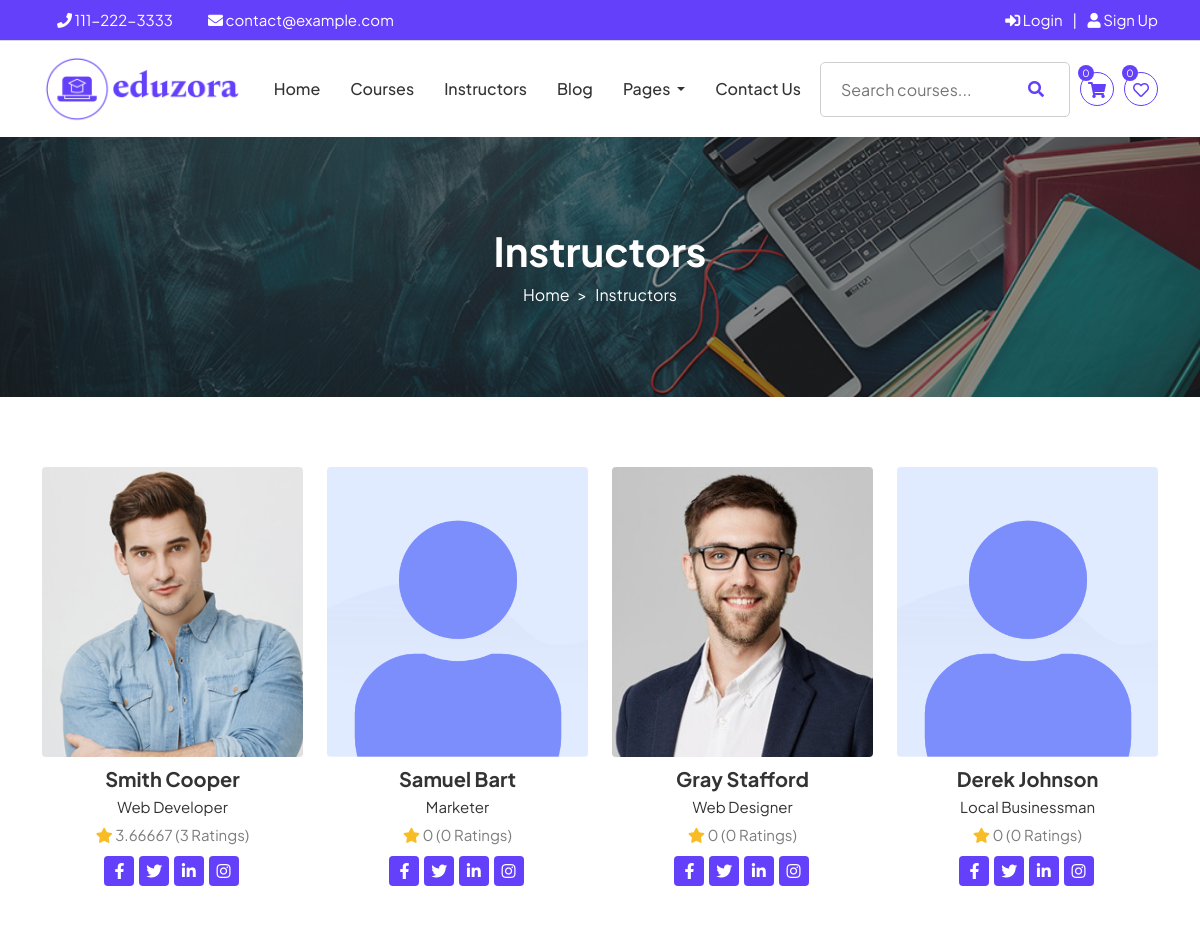
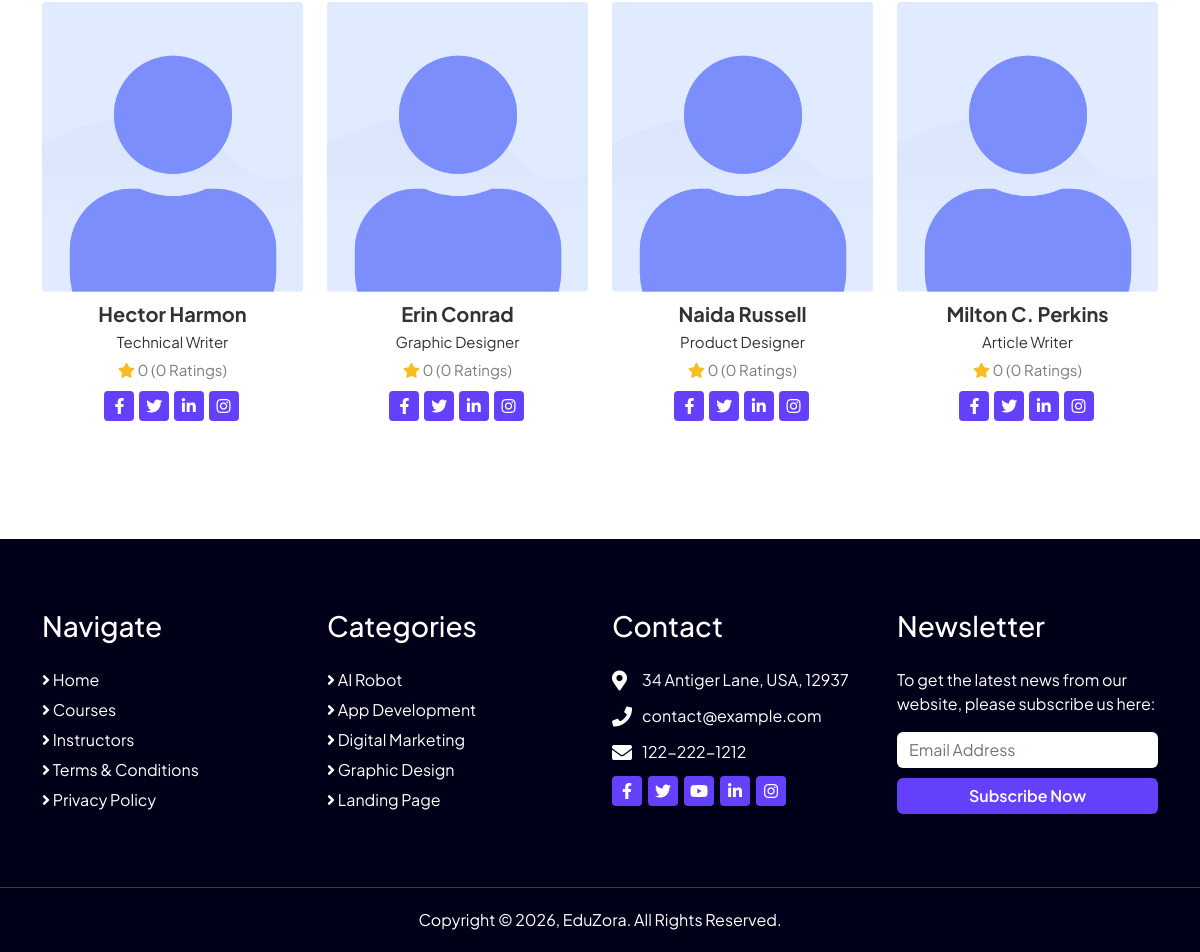
The app's page /eduzora_lms_final_project/instructors with its own data (2 pictures, top to bottom).
### tables this page shows
CREATE TABLE `settings` (
  `id` int NOT NULL,
  `sales_commission` int NOT NULL,
  `minimum_withdraw_amount` int NOT NULL,
  `withdraw_fee` int NOT NULL,
  `logo` text NOT NULL,
  `favicon` text NOT NULL
);

CREATE TABLE `instructors` (
  `id` int NOT NULL,
  `name` varchar(50) NOT NULL,
  `designation` varchar(100) NOT NULL,
  `email` varchar(50) NOT NULL,
  `photo` varchar(100) DEFAULT NULL,
  `password` varchar(150) NOT NULL,
  `phone` varchar(20) DEFAULT NULL,
  `address` varchar(255) DEFAULT NULL,
  `country` varchar(50) DEFAULT NULL,
  `state` varchar(50) DEFAULT NULL,
  `city` varchar(50) DEFAULT NULL,
  `zip` varchar(10) DEFAULT NULL,
  `biography` mediumtext,
  `website` varchar(100) DEFAULT NULL,
  `facebook` varchar(100) DEFAULT NULL,
  `twitter` varchar(100) DEFAULT NULL,
  `linkedin` varchar(100) DEFAULT NULL,
  `instagram` varchar(100) DEFAULT NULL,
  `total_course` int NOT NULL,
  `total_rating` int NOT NULL,
  `total_rating_score` int NOT NULL,
  `average_rating` float NOT NULL,
  `token` varchar(80) DEFAULT NULL,
  `status` tinyint NOT NULL
);

CREATE TABLE `categories` (
  `id` int NOT NULL,
  `name` varchar(100) NOT NULL,
  `icon` varchar(30) NOT NULL
);

### eduzora_lms_final_project/instructors.php (the view, shortened to what the rows shown need)
<?php include "header.php"; ?>
<div class="page-top" style="background-image: url('<?php echo BASE_URL; ?>uploads/banner.jpg')">
    <div class="container">
        <div class="row">
            <div class="col-md-12">
                <h2>Instructors</h2>
            </div>
        </div>
    </div>
</div>
<div class="pt_70 pb_50">
    <div class="container">
        <div class="row instructor">
            <?php
            $statement = $pdo->prepare("SELECT * FROM instructors WHERE status=? ORDER BY average_rating DESC");
            $statement->execute([1]);
            $result = $statement->fetchAll(PDO::FETCH_ASSOC);
            foreach ($result as $row) {
                ?>
                <div class="col-xl-3 col-lg-4 col-md-6 col-sm-12">
                    <div class="item pb_50">
                        <div class="photo">
                            <?php if($row['photo'] != ''): ?>
                                <img src="<?php echo BASE_URL; ?>uploads/<?php echo $row['photo']; ?>" alt="">
                            <?php else: ?>
                                <img src="<?php echo BASE_URL; ?>uploads/default.png" alt="">
                            <?php endif; ?>
                        </div>
                        <div class="text">
                            <h2><a href="<?php echo BASE_URL; ?>instructor/<?php echo $row['id']; ?>"><?php echo $row['name']; ?></a></h2>
                            <div class="designation"><?php echo $row['designation']; ?></div>
                            <div class="rating">
                                <i class="fas fa-star"></i> <?php echo $row['average_rating']; ?> (<?php echo $row['total_rating']; ?> Ratings)
                            </div>
                            <?php if($row['facebook'] != '' || $row['twitter'] != '' || $row['linkedin'] != '' || $row['instagram'] != ''): ?>
                            <div class="social">
                                <ul>
                                    <?php if($row['facebook'] != ''): ?>
                                    <li><a href="<?php echo $row['facebook']; ?>"><i class="fab fa-facebook-f"></i></a></li>
                                    <?php endif; ?>
                                    <?php if($row['twitter'] != ''): ?>
                                    <li><a href="<?php echo $row['twitter']; ?>"><i class="fab fa-twitter"></i></a></li>
                                    <?php endif; ?>
                                    <?php if($row['linkedin'] != ''): ?>
                                    <li><a href="<?php echo $row['linkedin']; ?>"><i class="fab fa-linkedin-in"></i></a></li>
                                    <?php endif; ?>
                                    <?php if($row['instagram'] != ''): ?>
                                    <li><a href="<?php echo $row['instagram']; ?>"><i class="fab fa-instagram"></i></a></li>
                                    <?php endif; ?>
                                </ul>
                            </div>
                            <?php endif; ?>
                        </div>
                    </div>
                </div>
                <?php
            }
            ?>
        </div>
    </div>
</div>
<?php include "footer.php"; ?>

### eduzora_lms_final_project/header.php (shortened to what the rows shown need)
<?php
include 'config/config.php';
$statement = $pdo->prepare("SELECT * FROM settings WHERE id=?");
$statement->execute([1]);
$setting_data = $statement->fetch(PDO::FETCH_ASSOC);
?>
<!DOCTYPE html>
<html lang="en">
    <head>
        <link rel="stylesheet" href="<?php echo BASE_URL; ?>dist-front/css/bootstrap.min.css">
        <link rel="stylesheet" href="<?php echo BASE_URL; ?>dist-front/css/bootstrap-datepicker.min.css">
        <link rel="stylesheet" href="<?php echo BASE_URL; ?>dist-front/css/animate.min.css">
        <link rel="stylesheet" href="<?php echo BASE_URL; ?>dist-front/css/magnific-popup.css">
        <link rel="stylesheet" href="<?php echo BASE_URL; ?>dist-front/css/owl.carousel.min.css">
        <link rel="stylesheet" href="<?php echo BASE_URL; ?>dist-front/css/select2.min.css">
        <link rel="stylesheet" href="<?php echo BASE_URL; ?>dist-front/css/select2-bootstrap.min.css">
        <link rel="stylesheet" href="<?php echo BASE_URL; ?>dist-front/css/iziToast.min.css">
        <link rel="stylesheet" href="<?php echo BASE_URL; ?>dist-front/css/all.css">
        <link rel="stylesheet" href="<?php echo BASE_URL; ?>dist-front/css/meanmenu.css">
        <link rel="stylesheet" href="<?php echo BASE_URL; ?>dist-front/css/spacing.css">
        <link rel="stylesheet" href="<?php echo BASE_URL; ?>dist-front/css/style.css">
    </head>
    <body>
        <div class="navbar-area" id="stickymenu">
            <div class="main-nav">
                <div class="container">
                    <nav class="navbar navbar-expand-md navbar-light">
                        <a class="navbar-brand" href="<?php echo BASE_URL; ?>">
                            <img src="<?php echo BASE_URL; ?>uploads/<?php echo $setting_data['logo']; ?>" alt="">
                        </a>
                    </nav>
                </div>
            </div>
        </div>

### eduzora_lms_final_project/footer.php (shortened to what the rows shown need)
        <div class="footer pt_70">
            <div class="container">
                <div class="row">
                    <div class="col-lg-3 col-md-6">
                        <div class="item pb_50">
                            <h2 class="heading">Navigate</h2>
                        </div>
                    </div>
                    <div class="col-lg-3 col-md-6">
                        <div class="item pb_50">
                            <h2 class="heading">Categories</h2>
                            <ul class="useful-links">
                                <?php
                                $statement = $pdo->prepare("SELECT * FROM categories ORDER BY name ASC LIMIT 5");
                                $statement->execute();
                                $result = $statement->fetchAll(PDO::FETCH_ASSOC);
                                foreach ($result as $row) {
                                    ?>
                                    <li><a href="<?php echo BASE_URL; ?>courses.php?title=&price=&language=&category=<?php echo $row['id']; ?>&review=&level="><i class="fas fa-angle-right"></i> <?php echo $row['name']; ?></a></li>
                                    <?php
                                }
                                ?>
                            </ul>
                        </div>
                    </div>
                    <div class="col-lg-3 col-md-6">
                        <div class="item pb_50">
                            <h2 class="heading">Contact</h2>
                        </div>
                    </div>
                    <div class="col-lg-3 col-md-6">
                        <div class="item pb_50">
                            <h2 class="heading">Newsletter</h2>
                        </div>
                    </div>
                </div>
            </div>
        </div>
    </body>
</html>

### records on screen
settings: logo (picture)
instructors: photo (picture), name "Smith Cooper", designation "Web Developer", average_rating "3.66667", total_rating "3"
instructors: name "Samuel Bart", designation "Marketer", average_rating "0", total_rating "0"
instructors: photo (picture), name "Gray Stafford", designation "Web Designer", average_rating "0", total_rating "0"
instructors: name "Derek Johnson", designation "Local Businessman", average_rating "0", total_rating "0"
instructors: name "Hector Harmon", designation "Technical Writer", average_rating "0", total_rating "0"
instructors: name "Erin Conrad", designation "Graphic Designer", average_rating "0", total_rating "0"
instructors: name "Naida Russell", designation "Product Designer", average_rating "0", total_rating "0"
instructors: name "Milton C. Perkins", designation "Article Writer", average_rating "0", total_rating "0"
categories: name "AI Robot"
categories: name "App Development"
categories: name "Digital Marketing"
categories: name "Graphic Design"
categories: name "Landing Page"
